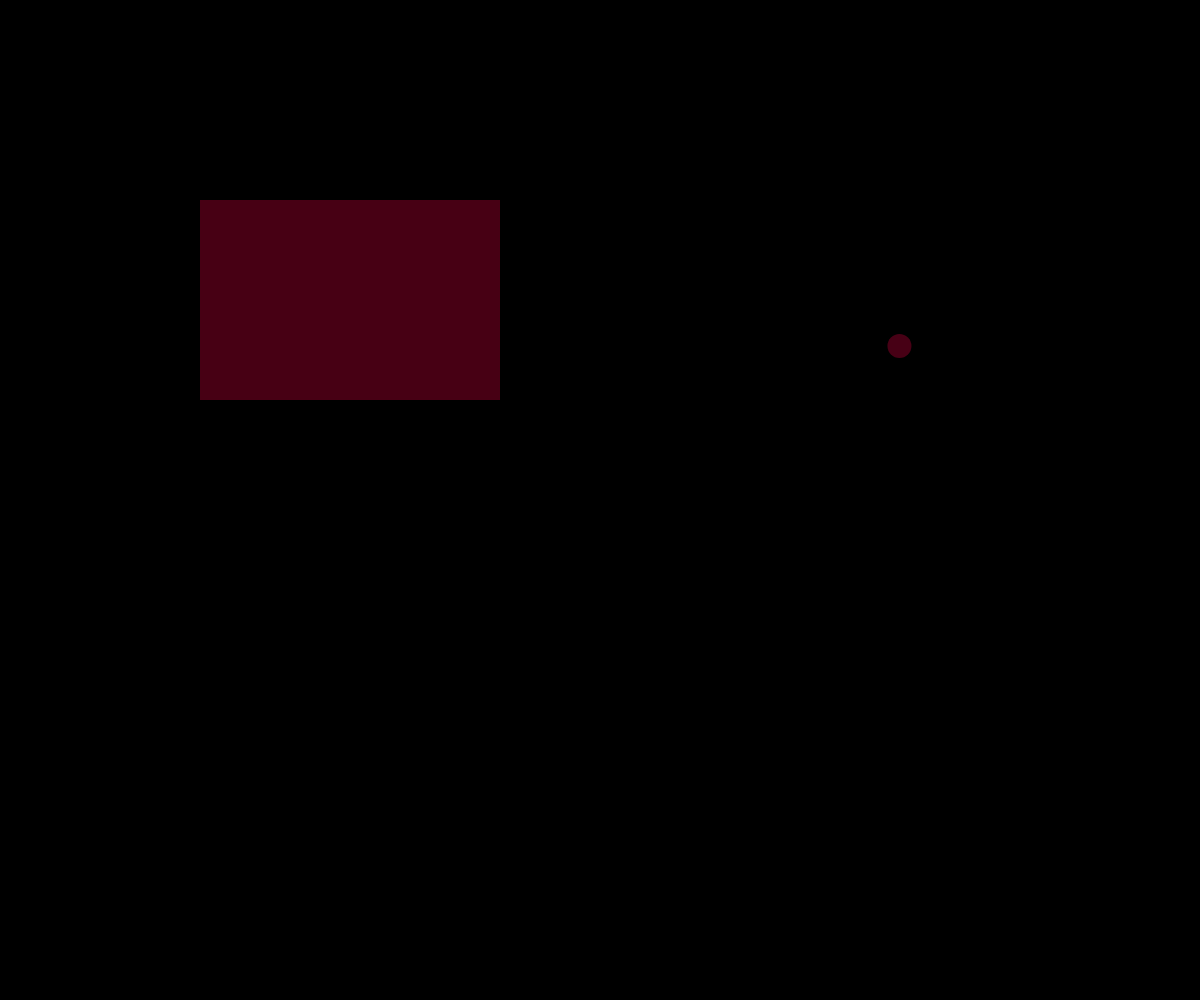
Frame 1 (no input)
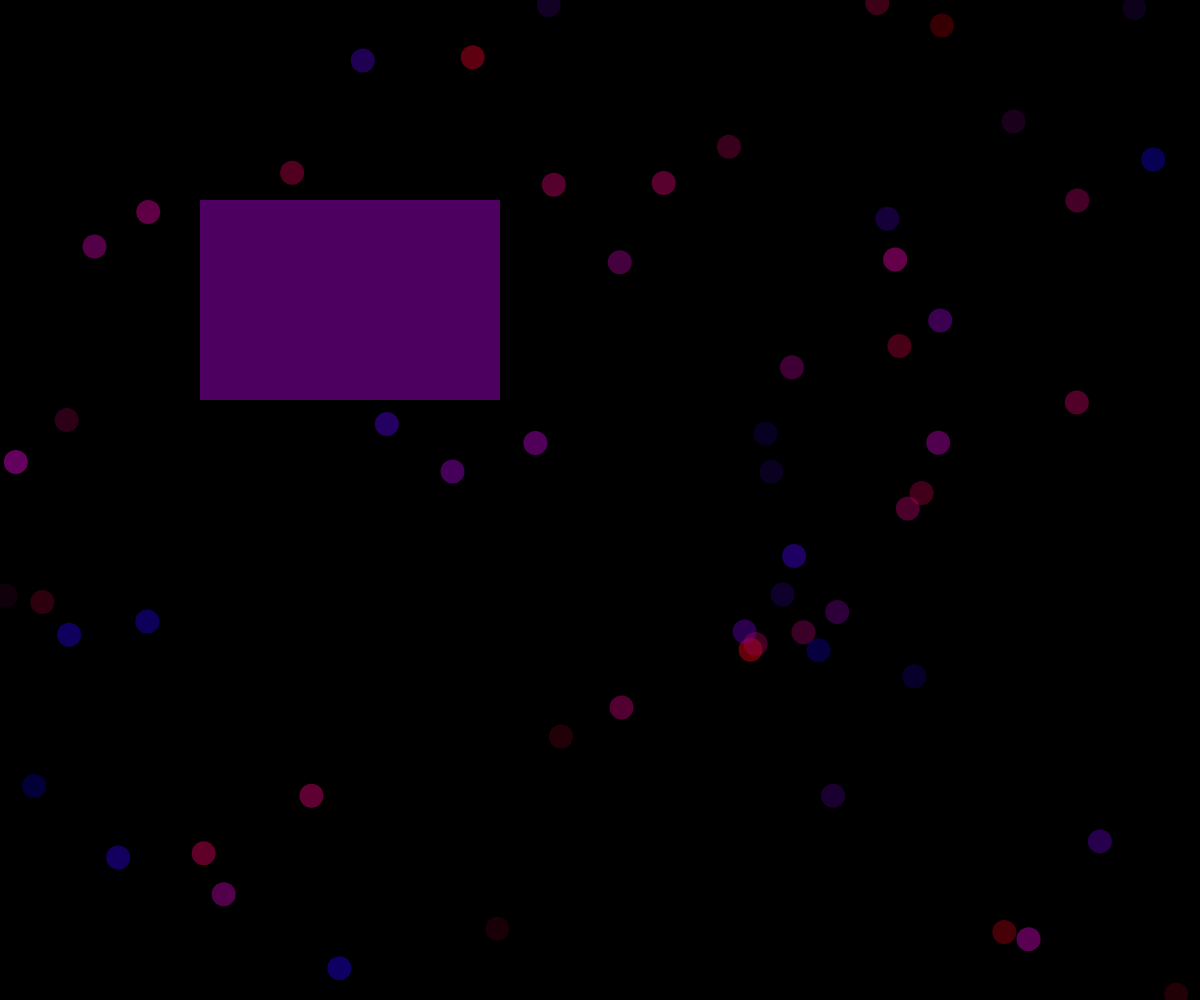
Frame 60 (no input)
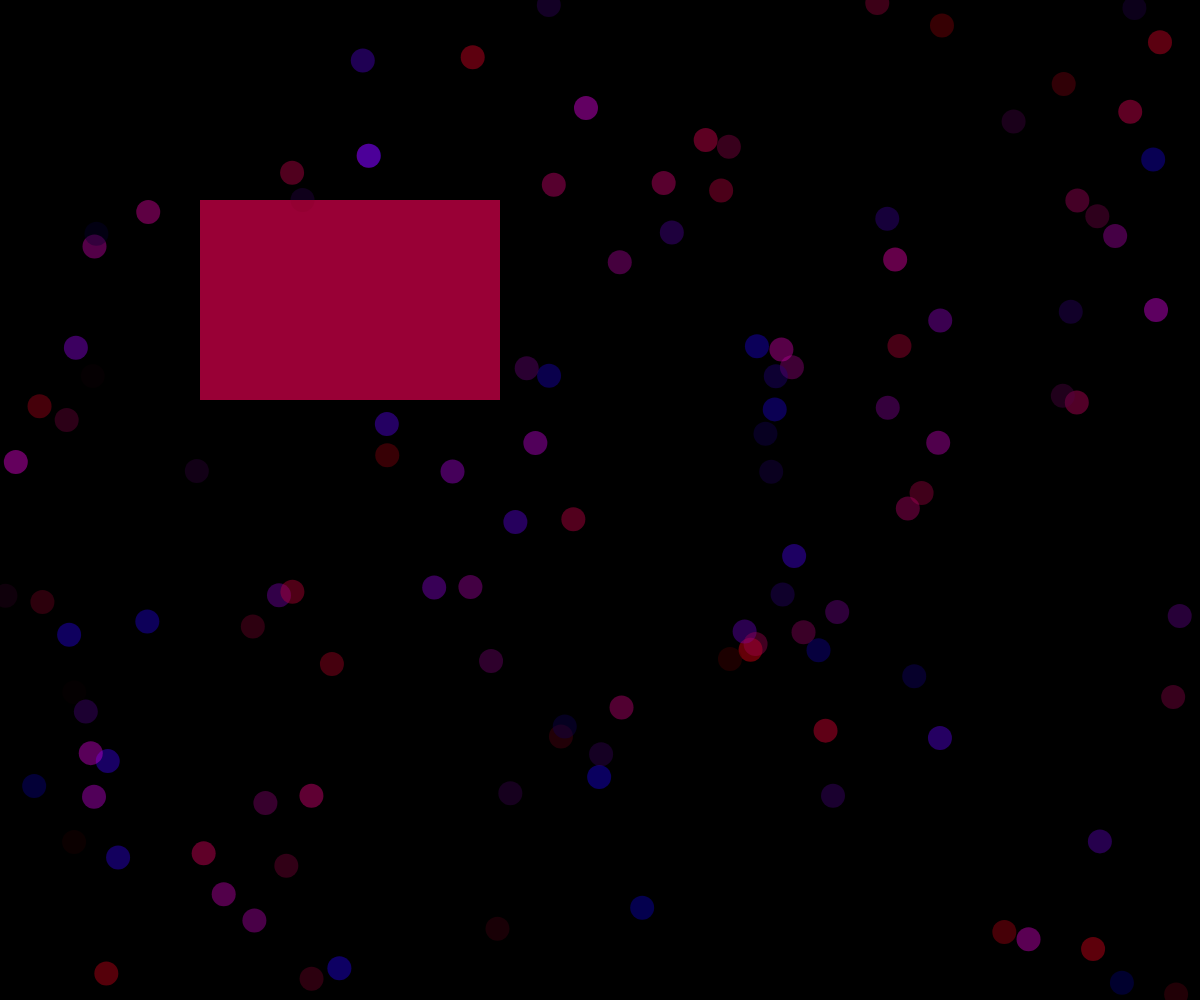
Frame 120 (the mouse pressed at the canvas centre since frame 60)

The p5.js sketch that drew these frames (run headless with seeded random() and noise() and a simulated clock; from frame 60 on, the mouse is pressed at the canvas centre):

// p5.js sketch
// ── sketch.js
let x,y,r,g,b;

function setup() {
  createCanvas(windowWidth, windowHeight);
  background(0);
}

function draw() {
  r = random(0,255);
  g =0;
  b = random(0,255);
  x = random(width);
  y = random(height);
 
noStroke()
  fill(r,g,b,100);
  circle(x,y,24);
  rect(200,200,300,200);
  
}
